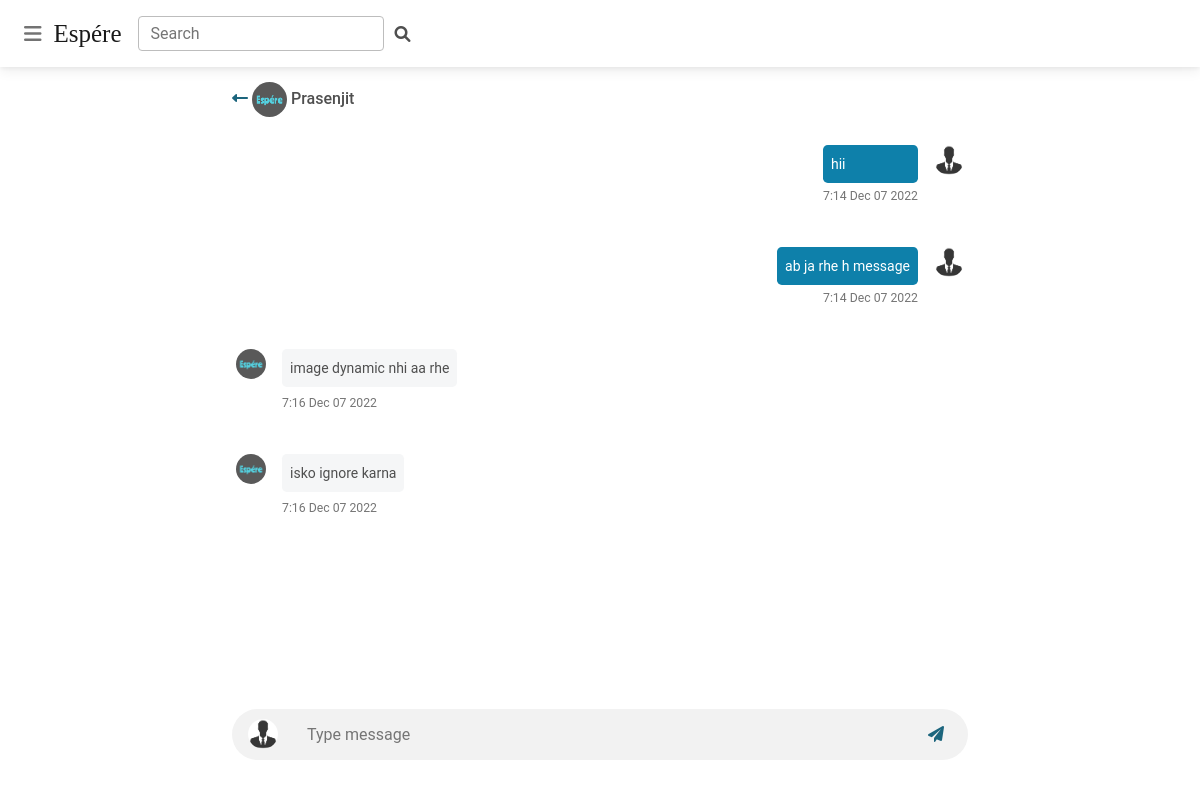
/chat/chat/chat_2/ (signed in), run on the app's committed database.
### chat_app/models.py (models this page shows, shortened)
class ChatMessage(models.Model):
    id = models.UUIDField(primary_key=True, editable=False)
    chat_session = models.ForeignKey(
        ChatSession, on_delete=models.CASCADE, related_name="user_messages"
    )
    user = models.ForeignKey(
        User, verbose_name="message_sender", on_delete=models.CASCADE
    )
    message_detail = models.JSONField()
    class Meta:
        ordering = ["-message_detail__timestamp"]

### chat_app/views.py (the view)
# urls.py: path('chat/<str:room_name>/', start_chat, name='start_chat'),
@login_required
def start_chat(request, room_name):
    current_user = request.user
    try:
        check_user = ChatSession.objects.filter(
            Q(id=room_name[5:]) & (Q(user1=current_user) | Q(user2=current_user))
        )
    except Exception:
        return HttpResponse("Something went wrong!!!")
    if check_user.exists():
        chat_user_pair = check_user.first()
        opposite_user = (
            chat_user_pair.user2
            if chat_user_pair.user1.username == current_user.username
            else chat_user_pair.user1
        )
        fetch_all_message = ChatMessage.objects.filter(
            chat_session__id=room_name[5:]
        ).order_by("message_detail__timestamp")
        return render(
            request,
            "chat/send.html",
            {
                "room_name": room_name,
                "opposite_user": opposite_user,
                "fetch_all_message": fetch_all_message,
            },
        )
    else:
        return HttpResponse("You have't permission to chatting with this user!!!")

### chat_app/templatetags/convert_date.py (called while the page is built)
@register.filter(expects_localtime=True)
def convert_date(value):
    return datetime.datetime.strptime(value, '%Y-%m-%d %H:%M:%S.%f')

### chat_app/templates/chat/send.html (shortened to what this page needs)
{% extends "base.html" %}
{% load static %}
{% block content %}
<div class="container">
    {% load convert_date %}
    <div class="row d-flex justify-content-center">
        <div class="col-md-12 col-lg-8 col-xl-8">
    <h6 class="mt-3 d-inline-block"><a style="color: #1c657d;" href="{% url 'friend-list' %}"><i class="fas fa-long-arrow-alt-left"></i></a> <img class="rounded-circle img-fluid" style="width: 35px; height: 35px;" src="{% static 'profile_images/logo.jpg' %}" alt="">
        {% if opposite_user.first_name %}
        {{opposite_user.first_name | title}} {{opposite_user.last_name | title}}
        {% else %}
        {{opposite_user.username | title}}
        {% endif %}
    </h6>
</div>
</div>
    <div>
    <div id="chat3" class="row d-flex justify-content-center mt-3">
        <div class="col-md-12 col-lg-8 col-xl-8">
            <div id="chat-log" class="scroll">
              {% for msg in fetch_all_message %}
              {% if not msg.user == request.user %}
            <div class="d-flex flex-row justify-content-start mb-4">
                <img class="rounded-circle img-fluid" src="{% static 'profile_images/logo.jpg' %}"
                  alt="avatar 1" style="width: 30px; height: 30px;">
                <div id="{{msg.id}}">
                  <p class="small p-2 ms-3 mb-1 rounded-3" style="background-color: #f5f6f7;">
                    {{msg.message_detail.msg}}
                  </p>
                  <p class="small ms-3 mb-3 rounded-3 text-muted"><small>{{msg.message_detail.timestamp | convert_date | date:"f M d Y"}}</small></p>
                </div>
              </div>
              {% endif %}
              {% if msg.user == request.user  %}
              <div class="d-flex flex-row justify-content-end mb-4">
                <div id="{{msg.id}}">
                  <p class="small p-2 me-3 mb-1 text-white rounded-3" style="background-color: rgb(14, 128, 170);">
                    {{msg.message_detail.msg}}
                  </p>
                  <p class="small me-3 mb-3 rounded-3 text-muted d-flex justify-content-end"><small>{{msg.message_detail.timestamp | convert_date | date:"f M d Y"}}</small></p>
                </div>
                <img class="rounded-circle img-fluid" src="{% static 'profile_images/default.jpeg' %}"
                  alt="avatar 1" style="width: 30px; height: 30px;">
              </div>
              {% endif %}
              {% endfor %}
            </div>
        <div style="background-color: rgb(242, 242, 242); border-radius: 50px;" class="text-muted d-flex  align-items-center py-2 pe-2 pt-2 mt-2">
        <img class="rounded-circle img-fluid ms-3" src="{% static 'profile_images/default.jpeg' %}" alt="avatar 3" style="width: 30px; height: 30px;">
        <input id="chat-message-input" type="text" class="form-control  ms-3" id="exampleFormControlInput2" placeholder="Type message" required>
        <span id="chat-message-submit" type="button" class="ms-3 me-3"><i style="color: #1c657d;" class="fas fa-paper-plane"></i></span>
        </div>
    </div>
    </div>
    </div>
</div>
{% endblock content %}

### chat_app/templates/chat/send.html (style rules this page uses)
div.scroll { margin: 4px, 4px; padding: 4px; width: 100%; height: 70vh; overflow-x: auto; text-align: justify; border-radius: 3px; }
#chat3 .form-control { background-color: rgb(242, 242, 242); border-color: transparent; }

### data on the page
ChatMessage: message_detail.msg "hii", message_detail.timestamp|convert_date "7:14 Dec 07 2022"
ChatMessage: message_detail.msg "ab ja rhe h message", message_detail.timestamp|convert_date "7:14 Dec 07 2022"
ChatMessage: message_detail.msg "image dynamic nhi aa rhe", message_detail.timestamp|convert_date "7:16 Dec 07 2022"
ChatMessage: message_detail.msg "isko ignore karna", message_detail.timestamp|convert_date "7:16 Dec 07 2022"

### other printed values
{{ opposite_user.username | title }} "Prasenjit"
